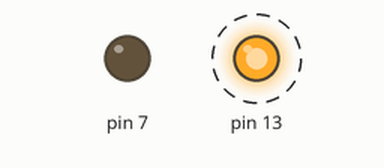
The sketch below on a simulated Arduino Leonardo, built with avr-gcc and run on an emulated ATmega32U4. On the bench: output pins drawn as LEDs (lit = HIGH). Dashed ring = blinking.

Above: at 0.2 s.
Timing chart, 0 to 3.0 s (numbered marks = the images above):
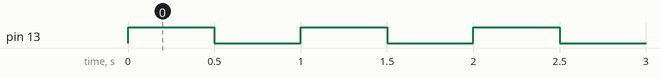

The sketch:

sketch_jan15a.ino
```cpp
void setup() {

pinMode(7,OUTPUT);
pinMode(13,OUTPUT);
analogWrite(7,125);
TCCR4B = (TCCR4B & 0xF8) | 0x04;
}

void loop() {
digitalWrite(13,!digitalRead(13));
delay(500);
}
```

Measured:
- by itself, pin 13: alternates HIGH for 0.50 s and LOW for 0.50 s
